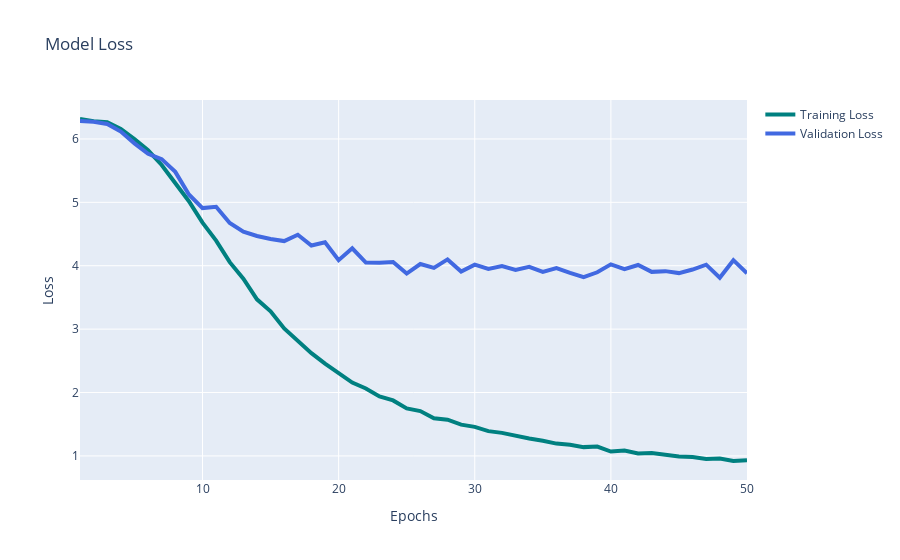

The notebook cell this image was saved under:
### Code cell
# Add data
epochs = metrics['epoch']
train_acc = metrics['acc']*100
train_loss = metrics['loss']
val_acc = metrics['val_acc']*100
val_loss = metrics['val_loss']

fig = go.Figure()
# Create and style traces
fig.add_trace(go.Scatter(x=epochs, y=train_loss, name='Training Loss',
                         line=dict(color='teal', width=4)))
fig.add_trace(go.Scatter(x=epochs, y=val_loss, name='Validation Loss',
                         line = dict(color='royalblue', width=4)))

# Edit the layout
fig.update_layout(title='Model Loss',
                   xaxis_title='Epochs',
                   yaxis_title='Loss')

offline.plot(fig, filename = 'training_loss.html', auto_open=False)
fig.show()

### Figure 1 — Plotly figure (JSON) as saved in the notebook; plotly's stock layout.template omitted (floating-point values rounded to 4 significant figures)
{"data": [{"line": {"color": "teal", "width": 4}, "name": "Training Loss", "type": "scatter", "x": [1, 2, 3, 4, 5, 6, 7, 8, 9, 10, 11, 12, 13, 14, 15, 16, 17, 18, 19, 20, 21, 22, 23, 24, 25, 26, 27, 28, 29, 30, 31, 32, 33, 34, 35, 36, 37, 38, 39, 40, 41, 42, 43, 44, 45, 46, 47, 48, 49, 50], "y": [6.315, 6.281, 6.264, 6.159, 6.0, 5.821, 5.59, 5.297, 5.017, 4.681, 4.397, 4.056, 3.797, 3.47, 3.281, 3.011, 2.823, 2.621, 2.456, 2.316, 2.157, 2.065, 1.939, 1.875, 1.749, 1.708, 1.593, 1.571, 1.493, 1.458, 1.391, 1.363, 1.311, 1.275, 1.239, 1.194, 1.177, 1.139, 1.147, 1.069, 1.085, 1.038, 1.048, 1.018, 0.9921, 0.983, 0.9518, 0.9597, 0.9199, 0.9327]}, {"line": {"color": "royalblue", "width": 4}, "name": "Validation Loss", "type": "scatter", "x": [1, 2, 3, 4, 5, 6, 7, 8, 9, 10, 11, 12, 13, 14, 15, 16, 17, 18, 19, 20, 21, 22, 23, 24, 25, 26, 27, 28, 29, 30, 31, 32, 33, 34, 35, 36, 37, 38, 39, 40, 41, 42, 43, 44, 45, 46, 47, 48, 49, 50], "y": [6.283, 6.272, 6.236, 6.116, 5.93, 5.765, 5.681, 5.48, 5.123, 4.91, 4.929, 4.673, 4.537, 4.47, 4.422, 4.389, 4.489, 4.32, 4.37, 4.088, 4.274, 4.05, 4.048, 4.058, 3.877, 4.027, 3.966, 4.1, 3.908, 4.016, 3.948, 3.994, 3.933, 3.982, 3.902, 3.964, 3.888, 3.819, 3.896, 4.021, 3.945, 4.012, 3.903, 3.915, 3.884, 3.94, 4.017, 3.81, 4.088, 3.881]}], "layout": {"title": {"text": "Model Loss"}, "xaxis": {"title": {"text": "Epochs"}}, "yaxis": {"title": {"text": "Loss"}}}}
